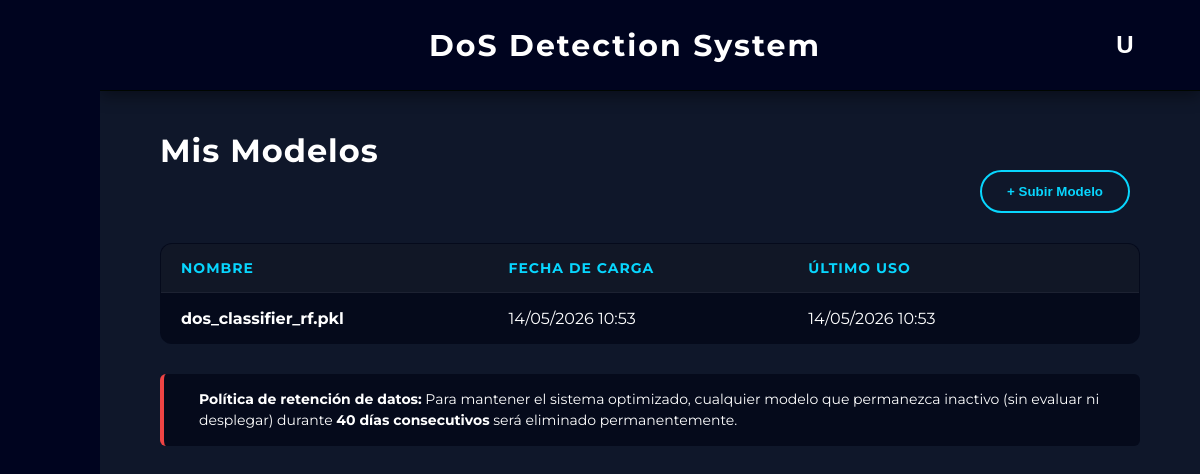
The page /modelos (signed in) on the database as committed earlier.
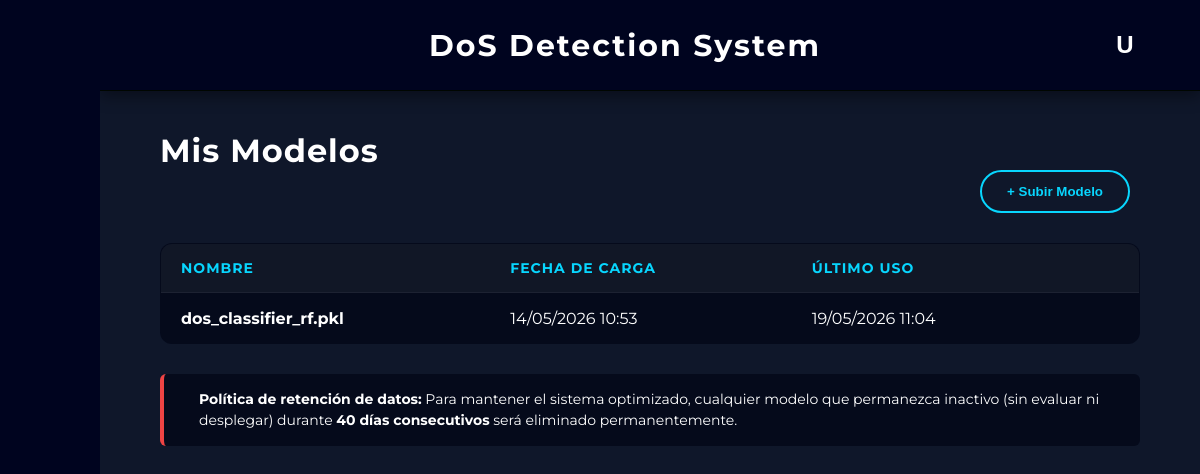
The same page on the database as committed later.
### app/models.py (models this page shows)
class Modelo(db.Model):
    __tablename__ = 'modelos'
    id = db.Column(db.Integer, primary_key=True)
    nombre = db.Column(db.String(150), nullable=False)
    ruta_archivo = db.Column(db.String(255), nullable=False)
    usuario_id = db.Column(db.Integer, db.ForeignKey('usuarios.id'), nullable=False)
    fecha_subida = db.Column(db.DateTime, default=datetime.now(pytz.timezone('Europe/Madrid')))
    fecha_ultimo_uso = db.Column(db.DateTime, default=datetime.now(pytz.timezone('Europe/Madrid')))
    usuario = db.relationship('User', backref=db.backref('modelos', lazy=True))

### app/routes/pages/modelos.py (the view)
@modelos_bp.route("/modelos", methods=["GET"])
def index():
    if session.get('guest'):
        datos_invitado = session.get('guest_models', [])
        modelos = [ModeloInvitado(m['nombre'], m['fecha_subida']) for m in datos_invitado]
    else:
        user_id = session.get('user_id')
        if not user_id:
            return redirect(url_for('auth.login'))
        modelos = Modelo.query.filter_by(usuario_id=user_id).order_by(Modelo.fecha_subida.desc()).all()
    return render_template("modelos.html", modelos=modelos)

### app/templates/modelos.html (shortened to what this page needs)
{% extends "base.html" %}
{% block content %}
<div style="padding: 40px 60px;">
    <h2><span style="color: white; margin-bottom: 30px; font-size: 32px; letter-spacing: 1px;">Mis Modelos</span></h2>
    <div class="table-header">
        <button class="action-btn" onclick="openModal()">+ Subir Modelo</button>
    </div>
    <table class="glass-table">
        <thead>
            <tr>
                <th>Nombre</th>
                <th>Fecha de Carga</th>
                <th>Último Uso</th>
                <th style="text-align: center;"> </th>
            </tr>
        </thead>
        <tbody>
            {% for modelo in modelos %}
            <tr>
                <td style="font-weight: bold;">{{ modelo.nombre }}</td>
                <td>{{ modelo.fecha_subida.strftime('%d/%m/%Y %H:%M') }}</td>
                <td>{{ modelo.fecha_ultimo_uso.strftime('%d/%m/%Y %H:%M') }}</td>
                <td style="text-align: center;">
                    <form action="{{ url_for('modelos.delete', model_id=(modelo.id if not session.get('guest') else loop.index0)) }}"
                        method="POST"
                        onsubmit="confirmAction(event, this, '¿Quiere eliminar este modelo?');"
                        style="display: inline;">
                        <button type="submit" class="delete-btn" title="Eliminar Modelo">
                        </button>
                    </form>
                </td>
            </tr>
            {% else %}
            <tr>
                <td colspan="4" style="text-align: center; padding: 30px; opacity: 0.7;">No has subido ningún modelo todavía.</td>
            </tr>
            {% endfor %}
        </tbody>
    </table>
    <div style="margin-top: 30px; padding: 15px 20px; background: rgba(2, 6, 23, 0.726); border-left: 4px solid #ef4444; border-radius: 6px; display: flex; align-items: center; gap: 15px;">
        <p style="color: white; font-size: 14px; margin: 0; line-height: 1.5;">
            <strong>Política de retención de datos:</strong> Para mantener el sistema optimizado, cualquier modelo que permanezca inactivo (sin evaluar ni desplegar) durante <strong>40 días consecutivos</strong> será eliminado permanentemente.
        </p>
    </div>
</div>
{% endblock %}

Rows that differ between the two databases and show on the page:
changed Modelo "dos_classifier_rf.pkl": fecha_ultimo_uso "14/05/2026 10:53" → "19/05/2026 11:04"
